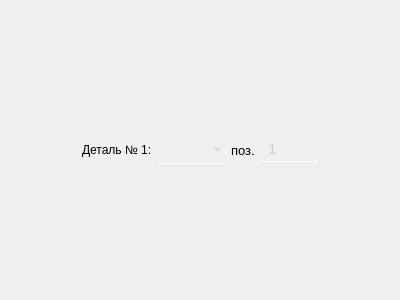
<?xml version="1.0" encoding="UTF-8"?>
<ui version="4.0">
 <class>RowDetail</class>
 <widget class="QWidget" name="RowDetail">
  <property name="geometry">
   <rect>
    <x>0</x>
    <y>0</y>
    <width>400</width>
    <height>300</height>
   </rect>
  </property>
  <property name="windowTitle">
   <string>Form</string>
  </property>
  <layout class="QHBoxLayout" name="horizontalLayout">
   <item>
    <spacer name="horizontalSpacer">
     <property name="orientation">
      <enum>Qt::Orientation::Horizontal</enum>
     </property>
     <property name="sizeHint" stdset="0">
      <size>
       <width>40</width>
       <height>20</height>
      </size>
     </property>
    </spacer>
   </item>
   <item>
    <widget class="QLabel" name="label">
     <property name="styleSheet">
      <string notr="true">background: none;</string>
     </property>
     <property name="text">
      <string>Деталь № 1:</string>
     </property>
    </widget>
   </item>
   <item>
    <widget class="QComboBox" name="comboBox_detail">
     <property name="font">
      <font>
       <pointsize>10</pointsize>
      </font>
     </property>
     <property name="styleSheet">
      <string notr="true">QComboBox {
	padding: 5, 5, 5, 5;
	border: none;
	border-bottom: 1px solid white;
	background: rgba(255, 255, 255, 0);
	transition: color 0.3s ease;
	transition: border-bottom 0.4s ease;
	color: rgb(204, 204, 204);
	font-size: 10pt;
}
QComboBox:hover {
   color: rgb(167, 167, 167);
}

QComboBox::item {
	background: rgb(67, 67, 67);
	border-radius: none;
}

QComboBox QAbstractItemView {
	border-radius: none;
    background: qlineargradient(spread:pad, x1:0, y1:0, x2:1, y2:0, stop:0 rgb(58, 58, 58), stop:1 rgb(88, 88, 88));
	selection-border-radius: none;
	selection-border: none;
	border: none;
	border-radius: 0;
	outline: none;
}
QComboBox QAbstractItemView::item {
    min-height: 15px;
	width: 15px;
	border: none;
	border-radius: none;
}
QComboBox QAbstractItemView::item:hover {
	color:rgb(173, 173, 173);
	border-bottom: 1px solid white;
}

</string>
     </property>
    </widget>
   </item>
   <item>
    <widget class="QLabel" name="label_18">
     <property name="font">
      <font>
       <pointsize>10</pointsize>
      </font>
     </property>
     <property name="styleSheet">
      <string notr="true">background: none;</string>
     </property>
     <property name="text">
      <string>поз.</string>
     </property>
    </widget>
   </item>
   <item>
    <widget class="QSpinBox" name="spinBox_pos">
     <property name="font">
      <font>
       <pointsize>11</pointsize>
      </font>
     </property>
     <property name="styleSheet">
      <string notr="true">QSpinBox {
	padding: 2 5 2 5;	
	border: none;
	border-bottom: 1px solid white;
	border-radius: 1px;
	background: rgba(255, 255, 255, 0);
	transition: color 0.3s ease;
	transition: border-bottom 0.4s ease;
	color: rgb(204, 204, 204);
	font-size: 11pt
}

QSpinBox:disabled {
	color: rgb(120, 106, 107);
	background: rgba(255, 255, 255, 20);
}

QSpinBox:hover {
	color: rgb(255, 255, 255)
}

QSpinBox:pressed {
	border-bottom: 1px solid white;
}
</string>
     </property>
     <property name="suffix">
      <string/>
     </property>
     <property name="minimum">
      <number>1</number>
     </property>
     <property name="maximum">
      <number>100</number>
     </property>
     <property name="value">
      <number>1</number>
     </property>
    </widget>
   </item>
   <item>
    <spacer name="horizontalSpacer_2">
     <property name="orientation">
      <enum>Qt::Orientation::Horizontal</enum>
     </property>
     <property name="sizeHint" stdset="0">
      <size>
       <width>40</width>
       <height>20</height>
      </size>
     </property>
    </spacer>
   </item>
  </layout>
 </widget>
 <resources/>
 <connections/>
</ui>
